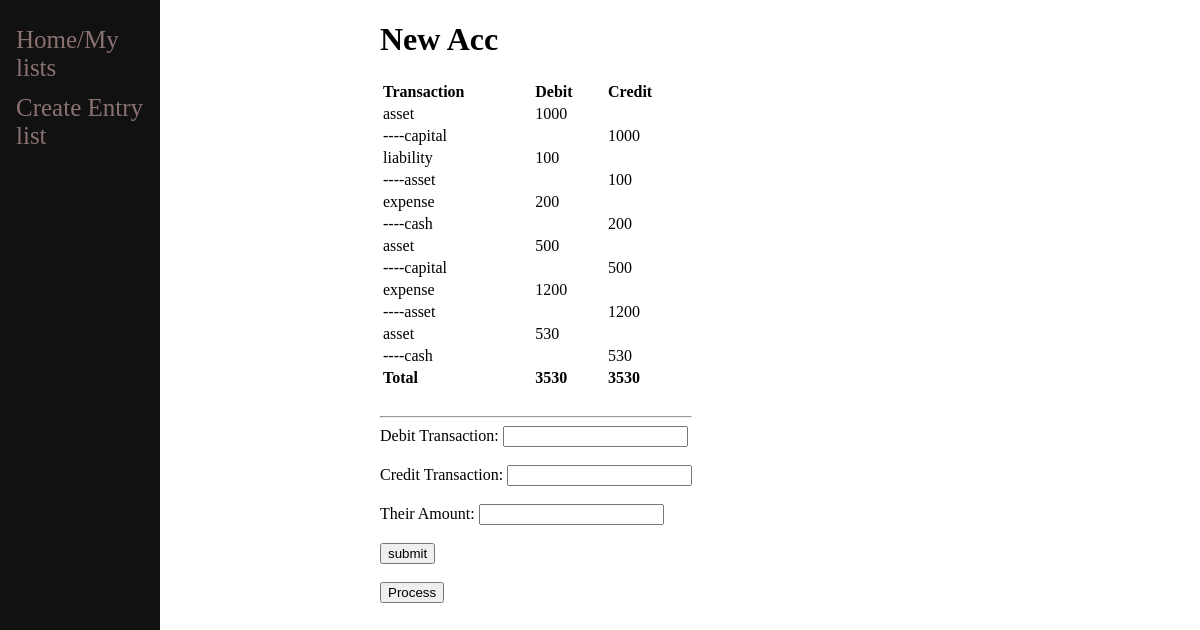
Before: /1 with the older database file.
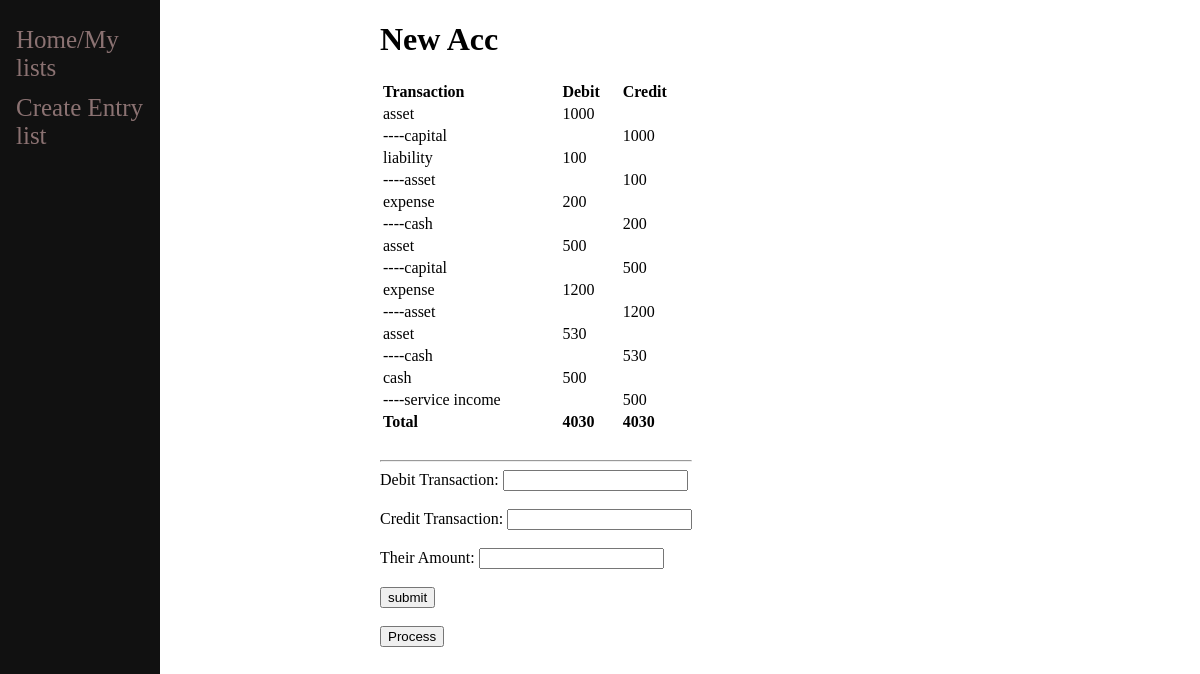
After: the same page with the newer database file.
### journal/models.py (models this page shows, shortened)
class debit(models.Model):
	journal_list = models.ForeignKey(my_journal,on_delete=models.CASCADE)
	dbt = models.CharField(max_length=30)
	dbt_amount = models.IntegerField()

class credit(models.Model):
	contra_trans = models.ForeignKey(debit, on_delete=models.CASCADE)
	cdt = models.CharField(max_length=30)
	cdt_amount = models.IntegerField()

### journal/views.py (the view, shortened to what this page needs)
# urls.py: path('<int:id>',views.index,name='index'),
def index(response,id):
    cnt = my_journal.objects.get(id=id)
    left,right = 0,0
    for x in cnt.debit_set.all():
        left += x.dbt_amount
        for y in x.credit_set.all():
            right += y.cdt_amount
    return render(response,'journal/index.html',{'cnt':cnt,'left':left,'right':right})

### journal/templates/journal/index.html (shortened to what this page needs)
{% extends 'journal/base.html' %}
{% block content %}
<h1>{{cnt.text}}</h1>
    <table style="width: 100%;">
        <tr>
            <td><b>Transaction</b></td>
            <td><b>Debit</b></td>
            <td><b>Credit</b></td>
        </tr>
        {% for x in cnt.debit_set.all %}
            <tr>
                <td>{{x.dbt}}</td>
                <td>{{x.dbt_amount}}</td>
                <td> </td>
            </tr>
            {% for y in x.credit_set.all %}
                <tr>
                    <td>----{{y.cdt}}</td>
                    <td> </td>
                    <td>{{y.cdt_amount}}</td>
                </tr>
            {% endfor %}
        {% endfor %}
        <tr style="font-weight: bold;">
            <td>Total</td>
            <td>{{left}}</td>
            <td>{{right}}</td>
        </tr>
    </table>
<form method='post' action='#'>
    <br><hr>
    <label for="debitTrans">Debit Transaction:</label>
    <input type="text" id="debitTrans" name="debitTrans"><br><br>
    <label for="creditTrans">Credit Transaction:</label>
    <input type="text" id="creditTrans" name="creditTrans"><br><br>
    <label for="amount">Their Amount:</label>
    <input type="text" id="amount" name="amount"><br><br>
    <input type="submit" value="submit">
</form>
<br>
<a href='{% url "journal:ledger" cnt.id %}'><button>Process</button></a>
{% endblock %}

Changed rows visible on the page:
added debit: dbt "cash", dbt_amount "500"
added credit: cdt "service income", cdt_amount "500", shown under "cash"
Other visible differences:
{{ left }}: "3530" → "4030"
{{ right }}: "3530" → "4030"
